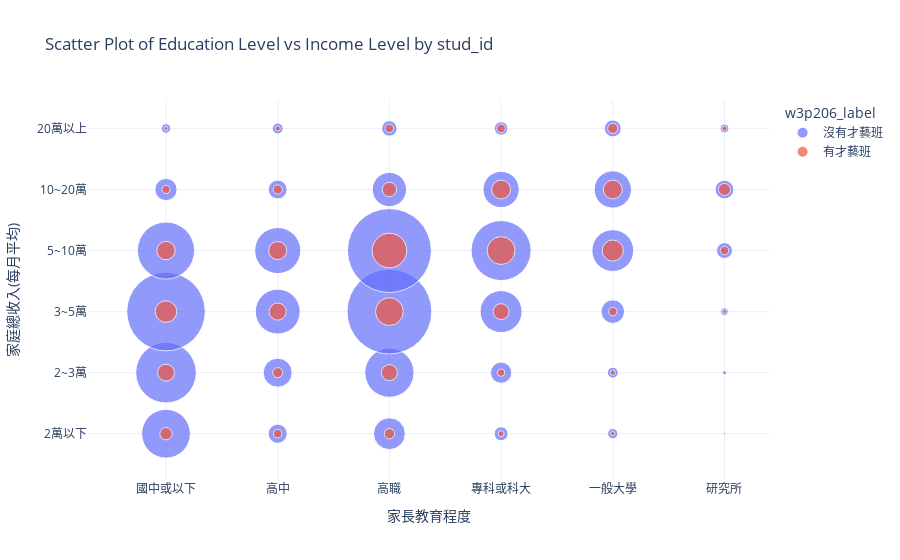

Write notebook code for a chart like this one.
### Code cell
# Aggregate the data to count occurrences of each combination
agg_df = df_blue.groupby(['w3p104_label', 'w3p602_label', 'w3p206_label']).size().reset_index(name='count')

# Plot using Plotly Express
fig = px.scatter(
    agg_df,
    x='w3p104_label',
    y='w3p602_label',
    size='count',
    color='w3p206_label',
    size_max=60,
    title='Scatter Plot of Education Level vs Income Level by stud_id',
    labels={'w3p104_label': '家長教育程度', 'w3p602_label': '家庭總收入(每月平均)', 'w3p205_label': '才藝班'},
    template='plotly_white'
)

# Show the plot
fig.show()

### Figure 1 — Plotly figure (JSON) as saved in the notebook; plotly's stock layout.template omitted (floating-point values rounded to 4 significant figures)
{"data": [{"hovertemplate": "w3p206_label=沒有才藝班<br>家長教育程度=%{x}<br>家庭總收入(每月平均)=%{y}<br>count=%{marker.size}<extra></extra>", "legendgroup": "沒有才藝班", "marker": {"color": "#636efa", "size": [592, 913, 1537, 814, 123, 22, 91, 209, 502, 527, 88, 29, 251, 603, 1790, 1754, 292, 59, 48, 112, 439, 897, 326, 46, 26, 29, 138, 435, 345, 71, 1, 4, 15, 62, 87, 19], "sizemode": "area", "sizeref": 0.4972, "symbol": "circle"}, "mode": "markers", "name": "沒有才藝班", "orientation": "v", "showlegend": true, "type": "scatter", "x": ["國中或以下", "國中或以下", "國中或以下", "國中或以下", "國中或以下", "國中或以下", "高中", "高中", "高中", "高中", "高中", "高中", "高職", "高職", "高職", "高職", "高職", "高職", "專科或科大", "專科或科大", "專科或科大", "專科或科大", "專科或科大", "專科或科大", "一般大學", "一般大學", "一般大學", "一般大學", "一般大學", "一般大學", "研究所", "研究所", "研究所", "研究所", "研究所", "研究所"], "xaxis": "x", "y": ["2萬以下", "2~3萬", "3~5萬", "5~10萬", "10~20萬", "20萬以上", "2萬以下", "2~3萬", "3~5萬", "5~10萬", "10~20萬", "20萬以上", "2萬以下", "2~3萬", "3~5萬", "5~10萬", "10~20萬", "20萬以上", "2萬以下", "2~3萬", "3~5萬", "5~10萬", "10~20萬", "20萬以上", "2萬以下", "2~3萬", "3~5萬", "5~10萬", "10~20萬", "20萬以上", "2萬以下", "2~3萬", "3~5萬", "5~10萬", "10~20萬", "20萬以上"], "yaxis": "y"}, {"hovertemplate": "w3p206_label=有才藝班<br>家長教育程度=%{x}<br>家庭總收入(每月平均)=%{y}<br>count=%{marker.size}<extra></extra>", "legendgroup": "有才藝班", "marker": {"color": "#EF553B", "size": [38, 71, 116, 84, 17, 4, 18, 25, 73, 82, 21, 7, 27, 64, 192, 298, 52, 18, 9, 14, 63, 193, 89, 19, 5, 7, 18, 111, 88, 26, 1, 0, 4, 18, 36, 6], "sizemode": "area", "sizeref": 0.4972, "symbol": "circle"}, "mode": "markers", "name": "有才藝班", "orientation": "v", "showlegend": true, "type": "scatter", "x": ["國中或以下", "國中或以下", "國中或以下", "國中或以下", "國中或以下", "國中或以下", "高中", "高中", "高中", "高中", "高中", "高中", "高職", "高職", "高職", "高職", "高職", "高職", "專科或科大", "專科或科大", "專科或科大", "專科或科大", "專科或科大", "專科或科大", "一般大學", "一般大學", "一般大學", "一般大學", "一般大學", "一般大學", "研究所", "研究所", "研究所", "研究所", "研究所", "研究所"], "xaxis": "x", "y": ["2萬以下", "2~3萬", "3~5萬", "5~10萬", "10~20萬", "20萬以上", "2萬以下", "2~3萬", "3~5萬", "5~10萬", "10~20萬", "20萬以上", "2萬以下", "2~3萬", "3~5萬", "5~10萬", "10~20萬", "20萬以上", "2萬以下", "2~3萬", "3~5萬", "5~10萬", "10~20萬", "20萬以上", "2萬以下", "2~3萬", "3~5萬", "5~10萬", "10~20萬", "20萬以上", "2萬以下", "2~3萬", "3~5萬", "5~10萬", "10~20萬", "20萬以上"], "yaxis": "y"}], "layout": {"legend": {"itemsizing": "constant", "title": {"text": "w3p206_label"}, "tracegroupgap": 0}, "title": {"text": "Scatter Plot of Education Level vs Income Level by stud_id"}, "xaxis": {"anchor": "y", "domain": [0, 1], "title": {"text": "家長教育程度"}}, "yaxis": {"anchor": "x", "domain": [0, 1], "title": {"text": "家庭總收入(每月平均)"}}}}
